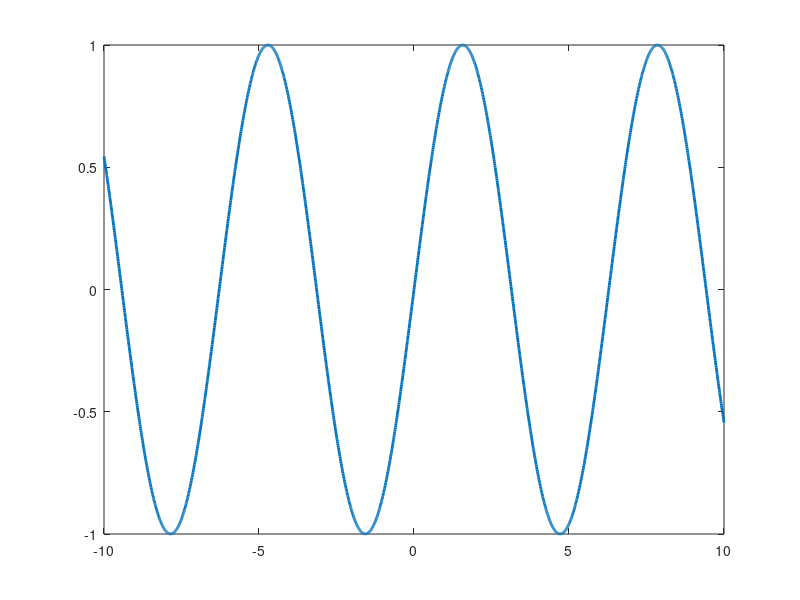
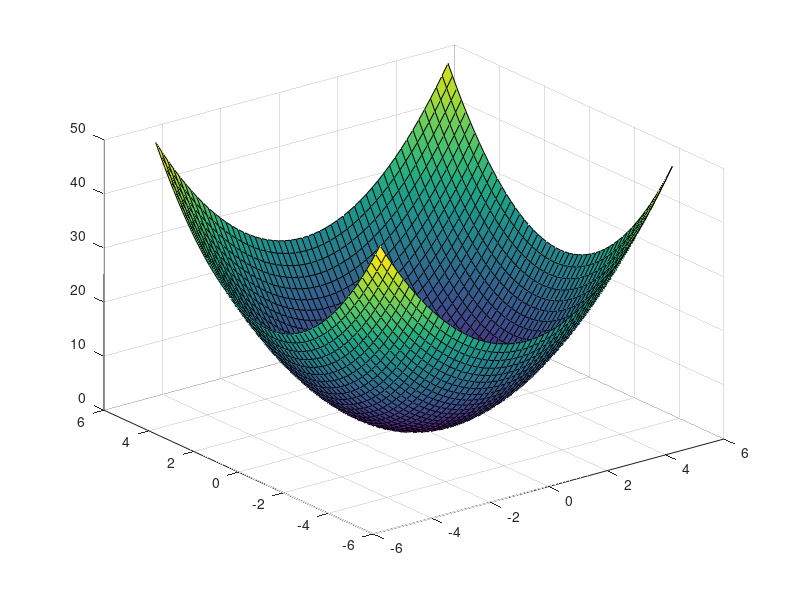
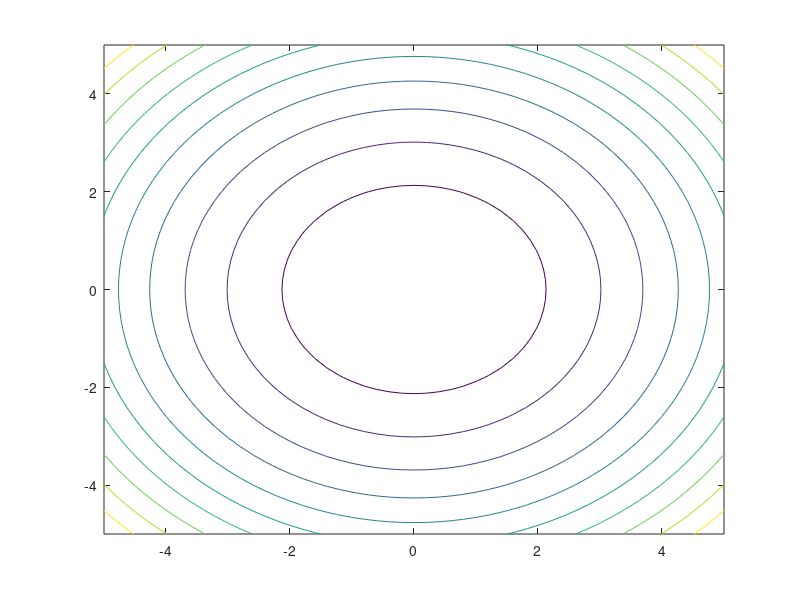
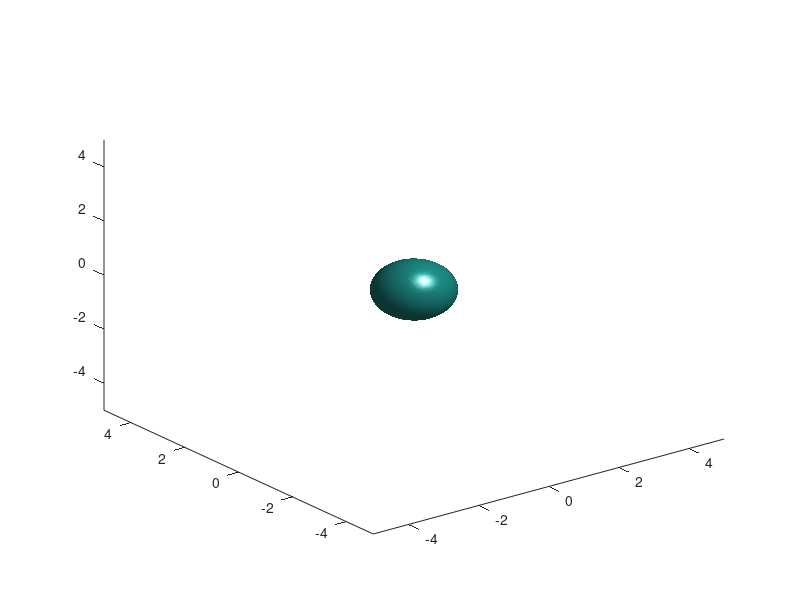

Here is the MATLAB script that generated these plots, in order:
clear; close all; clc

%% 1D plotting - f(x)
figure(1)
x = -10:.01:10;
f = sin(x);
plot(x,f,'Linewidth',2)

%% 2D plotting f(x,y)

% Meshgrid example
x = -1:.5:1;
y = 2:.5:4;
[X,Y] = meshgrid(x,y)

% Now plot in 2D
x = -5:.2:5;
y = -5:.2:5;
[X,Y] = meshgrid(x,y);
f = X.^2+Y.^2;
figure(2)
surf(X,Y,f)

% Contour plot
figure(3)
contour(X,Y,f)

%% 3D plotting - f(x,y,z)
x = -5:.1:5;
y = x;
z = x;
[X,Y,Z] = meshgrid(x,y,z);
f = (X.^2+Y.^2+Z.^2);
figure(4)
isosurface(X,Y,Z,f,1)
axis([-5 5 -5 5 -5 5])

% complex-valued function
f = exp(2i)*(X.^2+Y.^2+Z.^2);
figure(5)
isosurface(X,Y,Z,abs(f),1)
axis([-5 5 -5 5 -5 5])

%% 2D fft example
clear; close all; clc
x = linspace(-pi,pi,80);
y = x;
[X,Y] = meshgrid(x,y);
u = sin(4*X).*sin(2*Y);
surf(X,Y,u)








